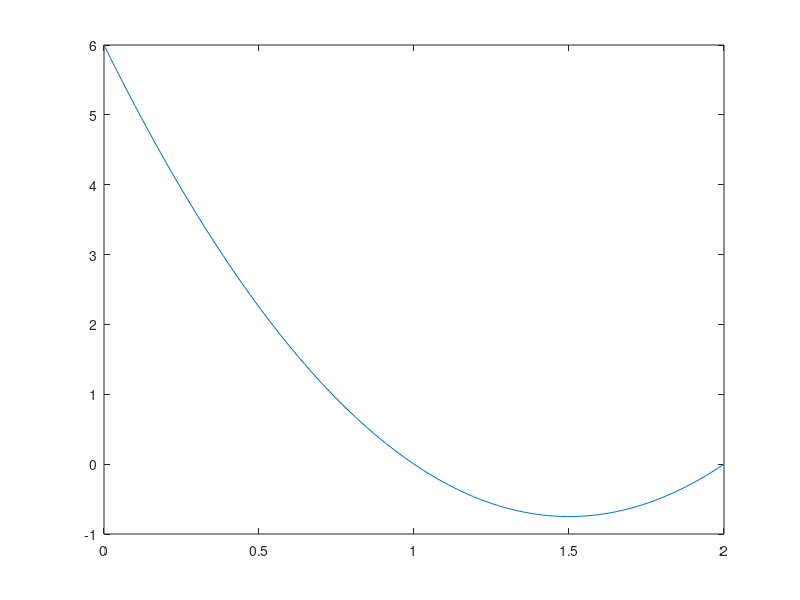

This figure's MATLAB source:
%NW1       Example 2 on page 185 in
%               G. Strang: Introduction to Linear Algebra

%Kai Borre March 1, 2000
%Copyright (c) by Kai Borre
%$Revision: 1.0 $  $Date: 2000/12/16 $

A = [1 0 0;1 1 1;1 2 4];
b = [6;0;0];
x = A\b;
t = linspace(0,2);    % by default t is 100 by 1 vector
y = x(1)+x(2).*t+x(3).*t.^2;
plot(t,y)
%%%%%%%%%%%%%%% end nw1.m  %%%%%%%%%%%%

